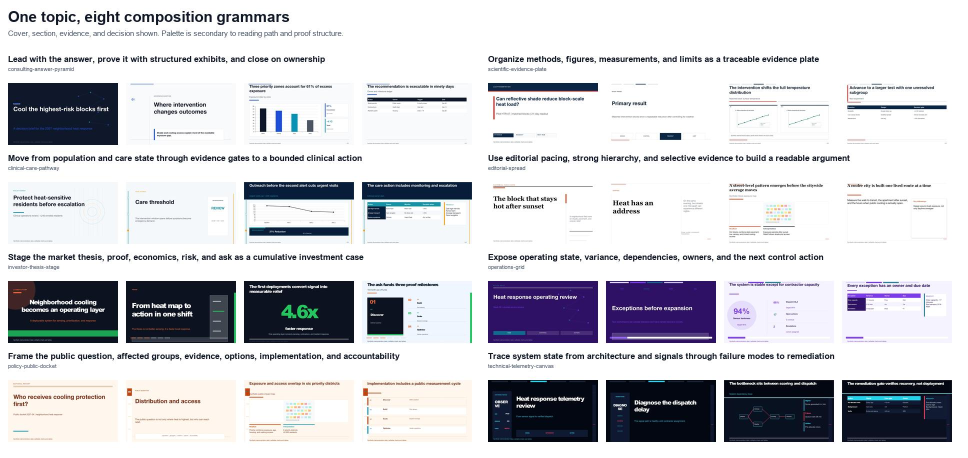
#> input picture plugins/presentation-skill/skills/presentation-skill/examples/taste_grammar_showcase_contact_sheet.jpg, 1936 x 916 px (shown at 1/2 size)
$ python -i structural_diversity_v2.py   (imports and definitions only)
#> lines starting #> are read from the running program, lines starting #| are printed output that depends on the picture
#!/usr/bin/env python3
"""Human-aligned, role-aware structural diversity evaluation for PPTX decks.

The evaluator deliberately ignores paint (color, fill, stroke) and shapes that
do not carry semantic content. Rendered pixels are used only for an edge-hash
diagnostic and for contact-sheet/skeleton proof artifacts.
"""

from __future__ import annotations

import argparse
import hashlib
import json
import math
import re
from dataclasses import asdict, dataclass
from itertools import combinations
from pathlib import Path
from typing import Any, Iterable, Mapping, Sequence

from PIL import Image, ImageDraw, ImageFilter, ImageFont, ImageOps
from pptx import Presentation
from pptx.enum.shapes import MSO_SHAPE_TYPE


GRID_COLUMNS = 6
GRID_ROWS = 4
WHITESPACE_COLUMNS = 4
WHITESPACE_ROWS = 3
EDGE_HASH_SIZE = (24, 14)
GEOMETRY_QUANTUM = 1.0 / 48.0
FEATURE_GROUP_WEIGHTS = {
    "semantic_occupancy": 0.28,
    "topology": 0.22,
    "anchor_geometry": 0.23,
    "hierarchy_reading_order": 0.17,
    "whitespace_zoning": 0.10,
}


@dataclass(frozen=True)
class RolePolicy:
    distance_threshold: float
    minimum_clusters: int
    maximum_largest_cluster_ratio: float
    minimum_normalized_entropy: float


DEFAULT_ROLE_POLICIES: dict[str, RolePolicy] = {
    "title": RolePolicy(0.060, 5, 0.46, 0.52),
    "section": RolePolicy(0.060, 4, 0.46, 0.50),
    "evidence": RolePolicy(0.020, 4, 0.46, 0.48),
    "comparison": RolePolicy(0.010, 3, 0.54, 0.34),
    "chart": RolePolicy(0.050, 5, 0.46, 0.52),
    "table": RolePolicy(0.040, 4, 0.46, 0.50),
    "decision": RolePolicy(0.020, 4, 0.46, 0.48),
    "references": RolePolicy(0.005, 3, 0.62, 0.40),
    "dense_title_evidence": RolePolicy(0.020, 4, 0.46, 0.48),
}
DEFAULT_POLICY = RolePolicy(0.020, 3, 0.62, 0.44)


@dataclass
class SemanticShape:
    kind: str
    x: float
    y: float
    w: float
    h: float
    font_size: float
    text_length: int
    placeholder: str
    name: str

    @property
    def area(self) -> float:
        return max(0.0, self.w) * max(0.0, self.h)

    @property
    def cx(self) -> float:
        return self.x + self.w / 2.0

    @property
    def cy(self) -> float:
        return self.y + self.h / 2.0


def _clamp(value: float, low: float = 0.0, high: float = 1.0) -> float:
    return min(high, max(low, value))


def _quantize(value: float, quantum: float = GEOMETRY_QUANTUM) -> float:
    return round(_clamp(value) / quantum) * quantum


def _meaningful_text(value: str) -> str:
    return " ".join(str(value or "").split())


# [318 lines left out: functions _font_size, _placeholder_name, _group_has_semantics, _base_kind, extract_semantic_shapes, _cell_coverage and 10 more, not called in this run]


def _edge_hash(path: Path) -> tuple[str, int]:
    with Image.open(path) as raw:
#> raw is the input picture: PIL image 1936x916 RGB; mean R, G, B 207.1, 207.7, 212.5
        gray = ImageOps.autocontrast(raw.convert("L"))
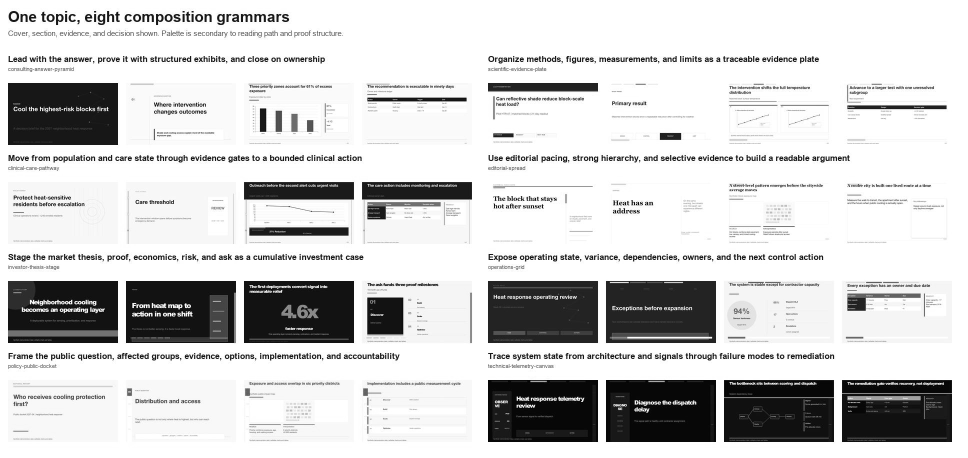
#> gray: PIL image 1936x916 L (shown at 1/2 size); min 0, max 255, mean 208
        edge = ImageOps.autocontrast(gray.filter(ImageFilter.FIND_EDGES))
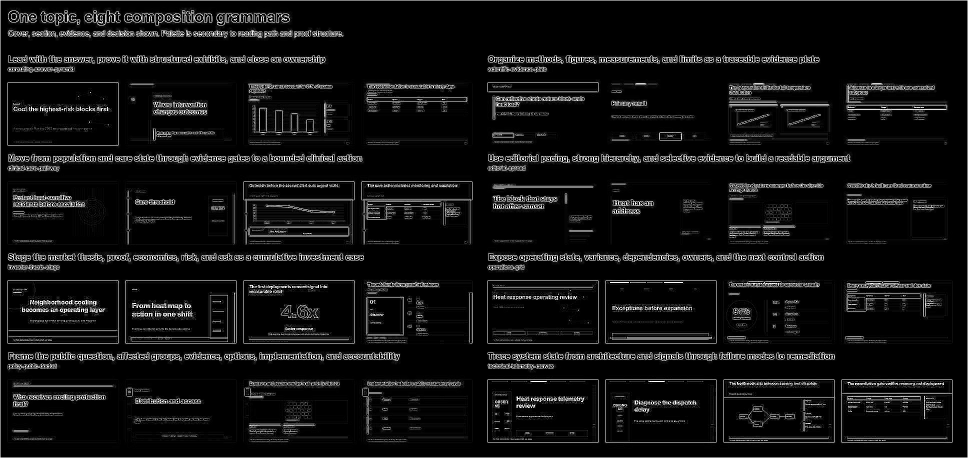
#> edge: PIL image 1936x916 L (shown at 1/2 size); min 0, max 255, mean 17
        thumb = edge.resize(EDGE_HASH_SIZE, Image.Resampling.LANCZOS)
        values = [int(value) for value in thumb.getdata()]
#> values = 336 values, max 42 at index 4, min 0 at index 12, mean 17.23
    threshold = sum(values) / max(1, len(values))
#> threshold = 17.23
    bits = "".join("1" if value >= threshold else "0" for value in values)
    return hex(int(bits, 2))[2:].zfill((len(bits) + 3) // 4), len(bits)


# [329 lines left out: functions _edge_hash_distance, _font, _skeleton_overlay, _contact_sheet, _resolve_path, _policy_for and 2 more, not called in this run]


# [2 lines not run here, left out]

>>> result = _edge_hash('../examples/taste_grammar_showcase_contact_sheet.jpg')

$ run again, on plugins/presentation-skill/skills/presentation-skill/examples/v0.9_evidence_data_structures.jpg
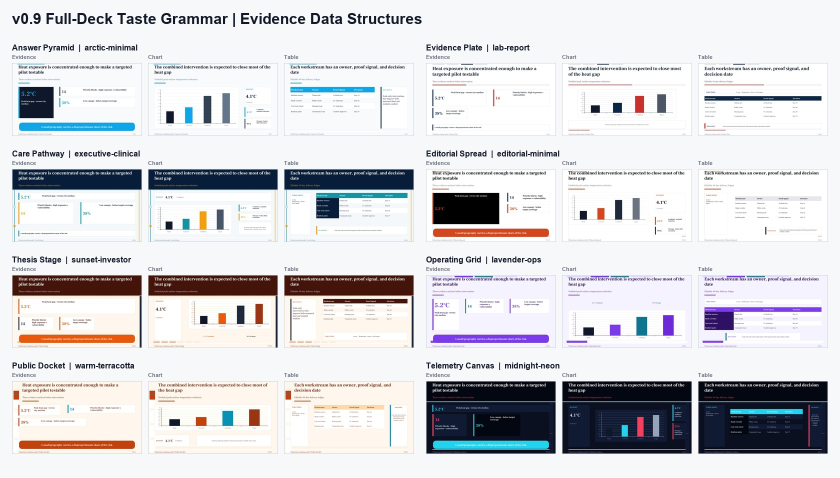
#> input picture plugins/presentation-skill/skills/presentation-skill/examples/v0.9_evidence_data_structures.jpg, 1680 x 956 px (shown at 1/2 size)
#> in _edge_hash, raw is the input picture: PIL image 1680x956 RGB; mean R, G, B 214.1, 213.8, 217.2
#> in _edge_hash, `gray = ImageOps.autocontrast(raw.convert("L"))`:
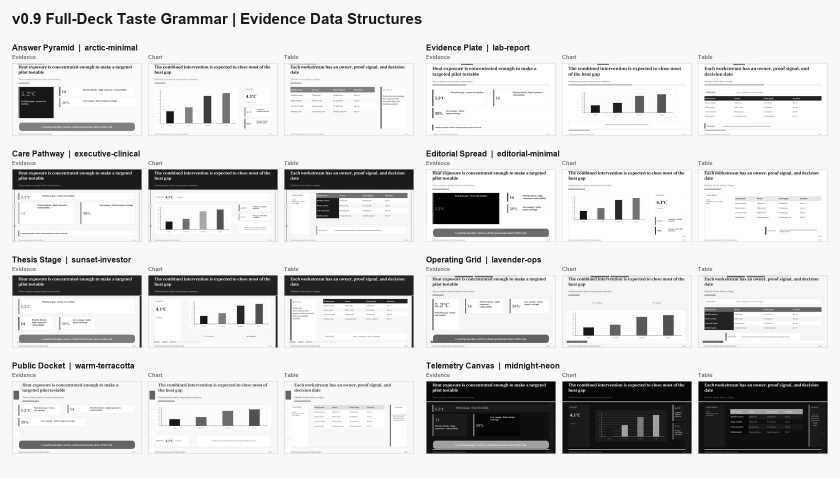
#> gray: PIL image 1680x956 L (shown at 1/2 size); min 0, max 255, mean 214.3
#> in _edge_hash, `edge = ImageOps.autocontrast(gray.filter(ImageFilter.FIND_EDGES))`:
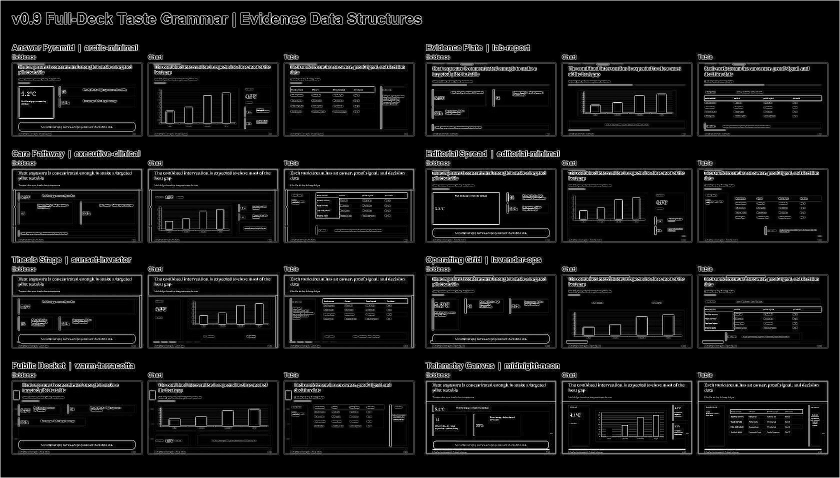
#> edge: PIL image 1680x956 L (shown at 1/2 size); min 0, max 255, mean 18.8
#> values = 336 values, max 45 at index 68, min 0 at index 13, mean 18.95
#> threshold = 18.95

$ run again, on plugins/presentation-skill/skills/presentation-skill/examples/v0.9_narrative_structures.jpg
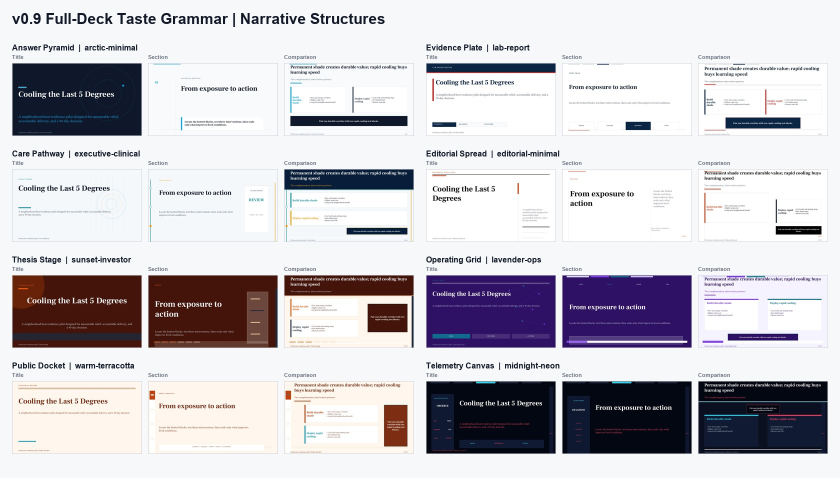
#> input picture plugins/presentation-skill/skills/presentation-skill/examples/v0.9_narrative_structures.jpg, 1680 x 956 px (shown at 1/2 size)
#> in _edge_hash, raw is the input picture: PIL image 1680x956 RGB; mean R, G, B 199.5, 196.6, 202.5
#> in _edge_hash, `gray = ImageOps.autocontrast(raw.convert("L"))`:
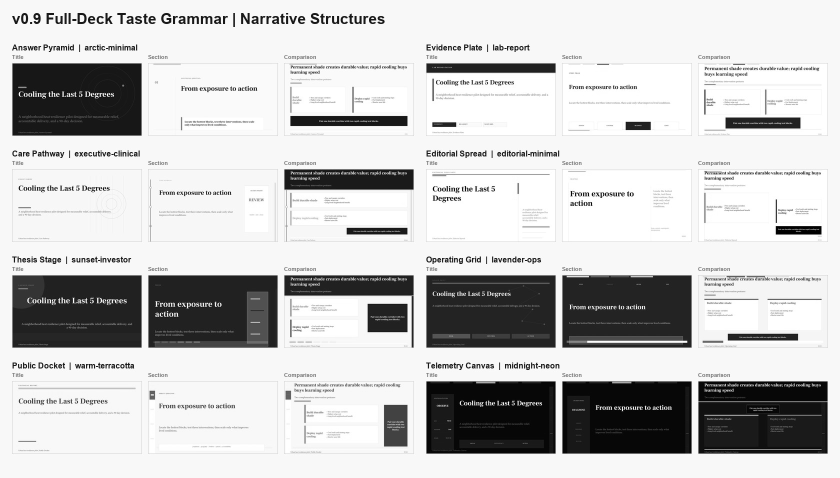
#> gray: PIL image 1680x956 L (shown at 1/2 size); min 0, max 255, mean 198.2
#> in _edge_hash, `edge = ImageOps.autocontrast(gray.filter(ImageFilter.FIND_EDGES))`:
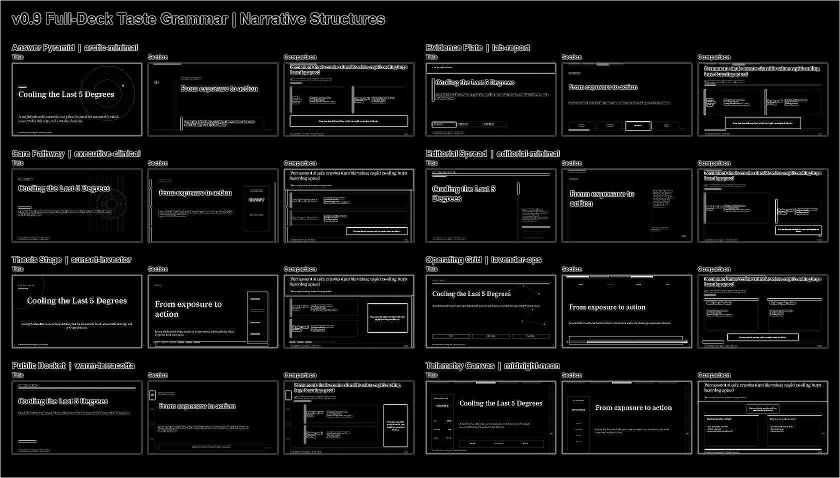
#> edge: PIL image 1680x956 L (shown at 1/2 size); min 0, max 255, mean 15.9
#> values = 336 values, max 53 at index 212, min 0 at index 16, mean 16.09
#> threshold = 16.09
